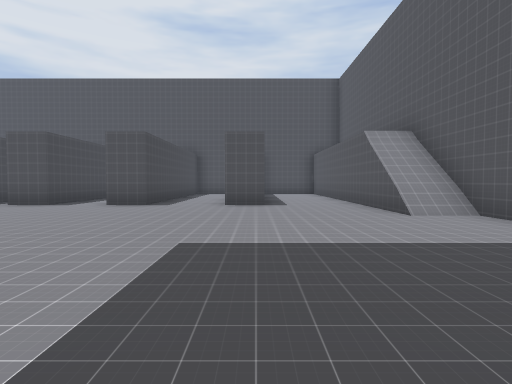
view 1 (above)

24 first-person views from a walk through a Godot game level. The camera is 1.2 m above the floor, tilts 2° down and sees 80° across. The floor is counted in squares, 2 m on a side. Each view is taken from the middle of a square. On the plan, view 1 faces up. The plan holds only what a view shows up to about 9 squares ahead; the rest is blank. Characters and animated objects are not drawn. Some surface patterns are stand-ins.

view 2
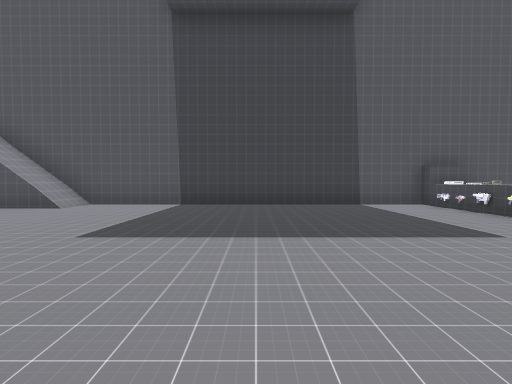

view 3
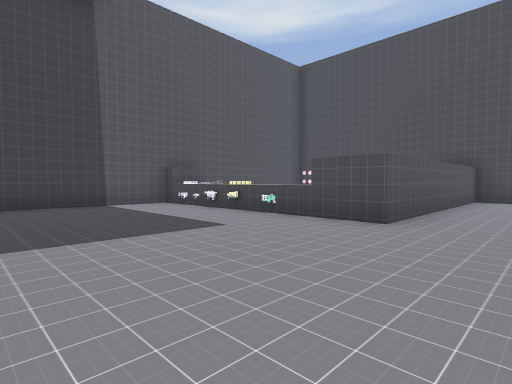

view 4
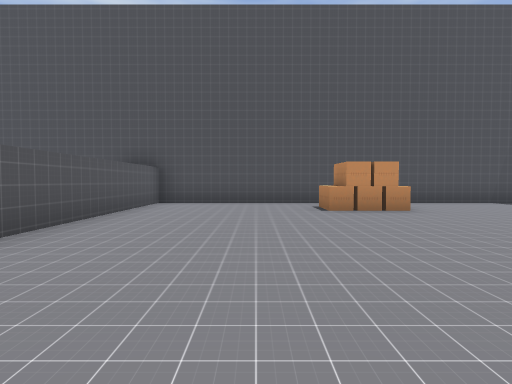

view 5
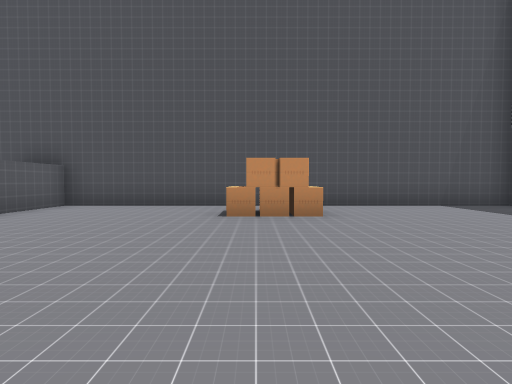

view 6
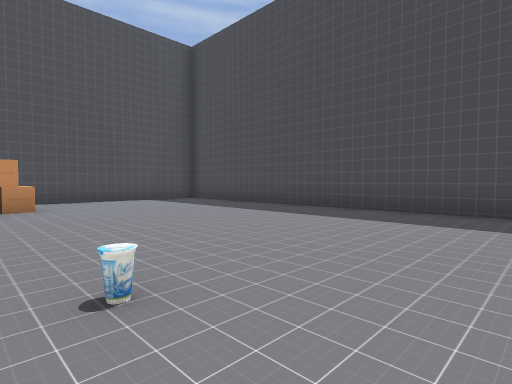

view 7
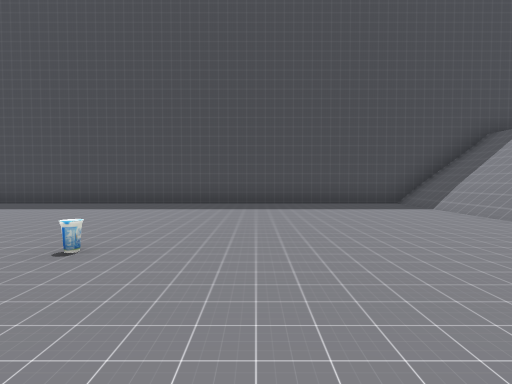

view 8
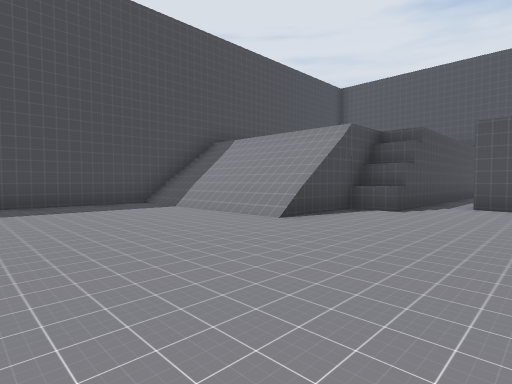

view 9
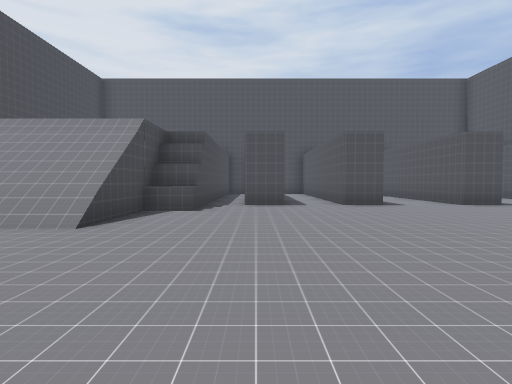

view 10
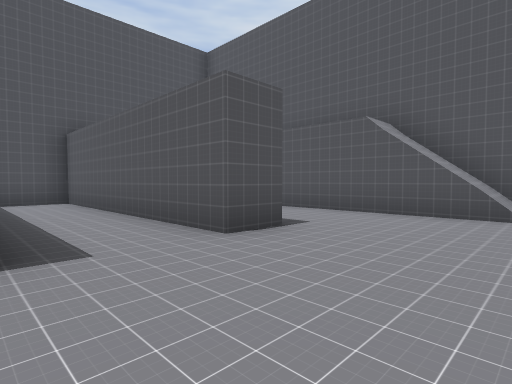

view 11
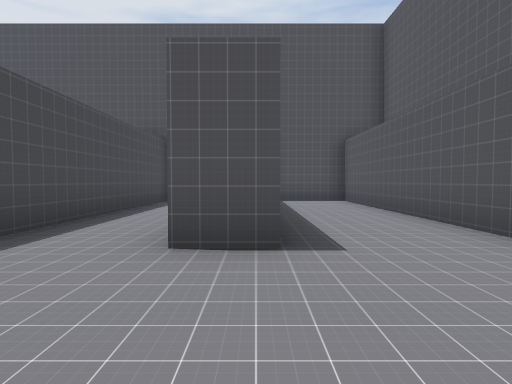

view 12
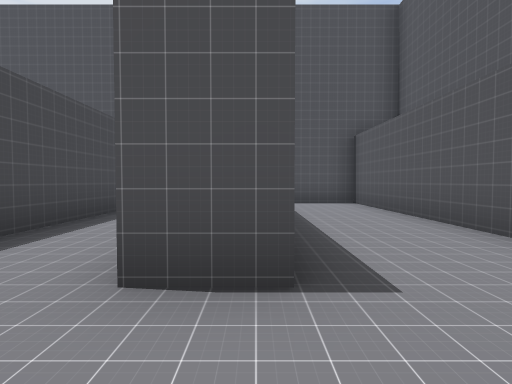

view 13
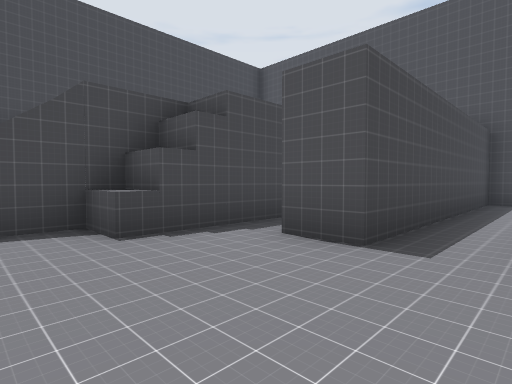

view 14
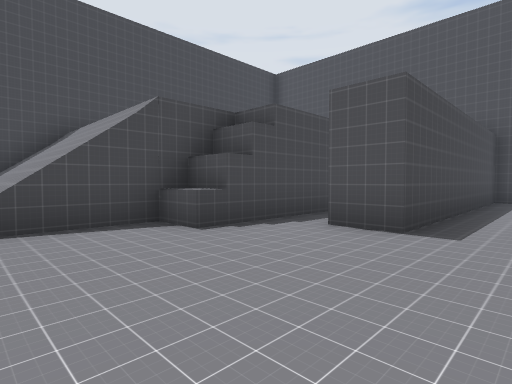

view 15
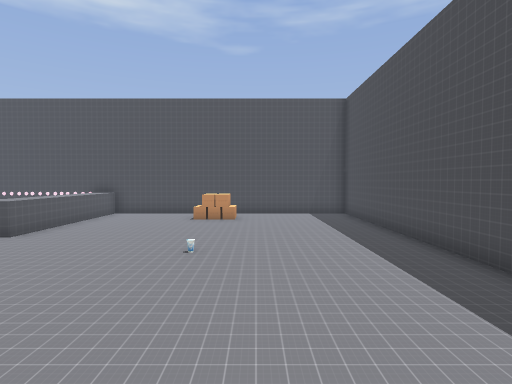

view 16
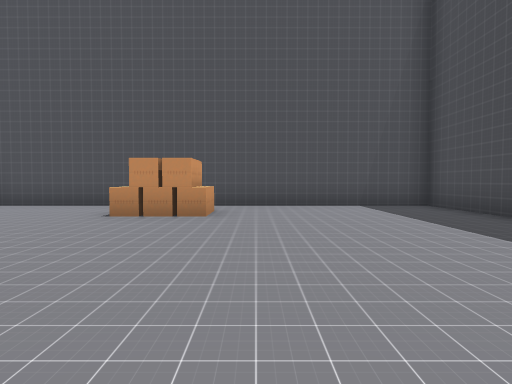

view 17
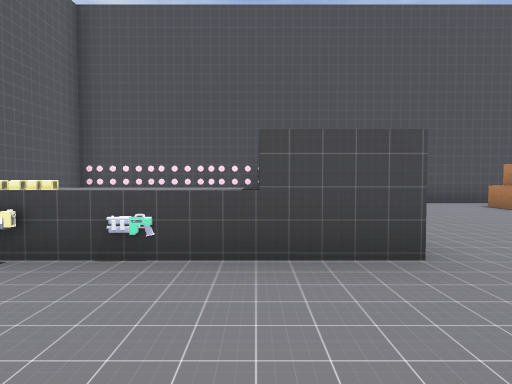

view 18
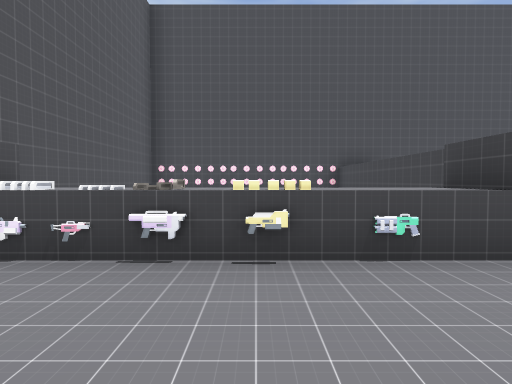

view 19
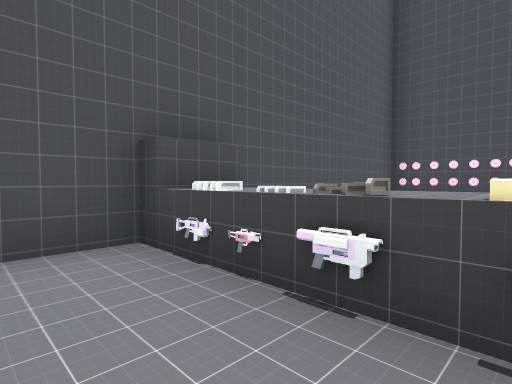

view 20
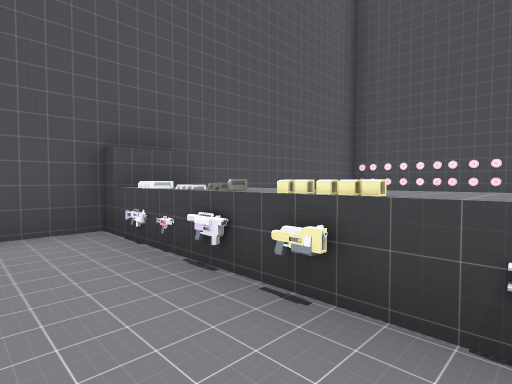

view 21
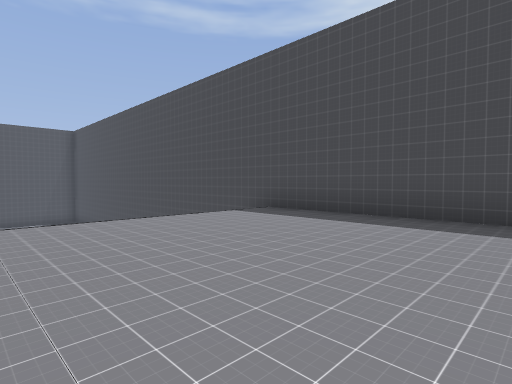

view 22
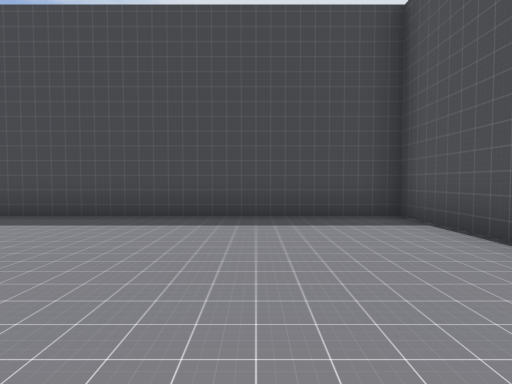

view 23
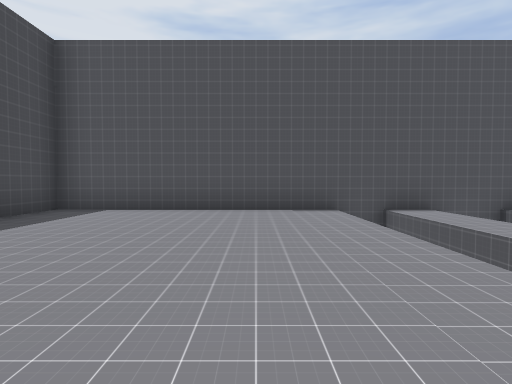

view 24
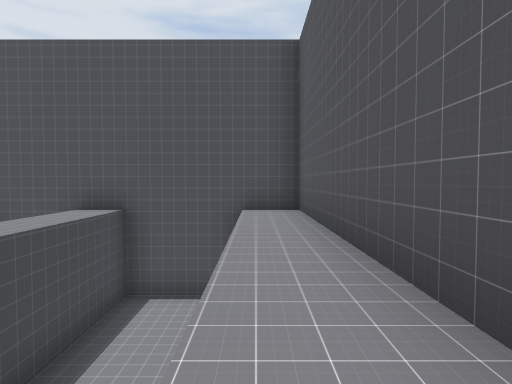

### Floor plan
Key: @ floor where view 1 was taken; # wall or solid block; . main floor; : floor 3.75 m higher than the main floor; / step, stairs or slope; ^ raised ledge; B box; O other object.
Columns run from 14 left of view 1 to 4 right of it. Each row starts with its distance up from view 1.
 15 ########## ########
 14 #::::::.#. #..#..:#
 13 #::::::.#. #..#..:#
 12 #::::::.#. #..#..:#
 11 #::::::.#. #..#..:#
 10 #::::::.#..#..#..:#
  9 #::::::.#..#..#..:#
  8 #::::::.#..#..#..:#
  7 #:::::^........../#
  6 #/////.........../#
  5 #/////............#
  4 #/////............#
  3 #.................#
  2 #.................#
  1 #.................#
  0 #.............@...#
 -1 #.................#
 -2 #.....O...........#
 -3 #.................#
 -4 #...........##^^^^#
 -5 #...........##    #
 -6 #...........##    #
 -7 #...........##    #
 -8 #.....OB....##    #
 -9 #...........##OOOO#
-10 ###################

Positions as (right, up) in squares from view 1, and headings:
1: (0, 0), facing up
2: (-4, 1), facing right
3: (-4, 1), facing down-right
4: (-5, -1), facing down
5: (-7, -2), facing down
6: (-7, 0), facing down-left
7: (-5, 0), facing left
8: (-5, 0), facing up-left
9: (-6, 0), facing up
10: (-3, 5), facing up-right
11: (0, 5), facing up
12: (0, 6), facing up
13: (-4, 5), facing up-left
14: (-4, 4), facing up-left
15: (-9, 5), facing down
16: (-9, -2), facing down
17: (-1, -1), facing down
18: (1, -1), facing down
19: (1, -2), facing down-right
20: (0, -2), facing down-right
21: (-8, 11), facing down-left
22: (-8, 12), facing left
23: (-9, 8), facing up
24: (3, 8), facing up
